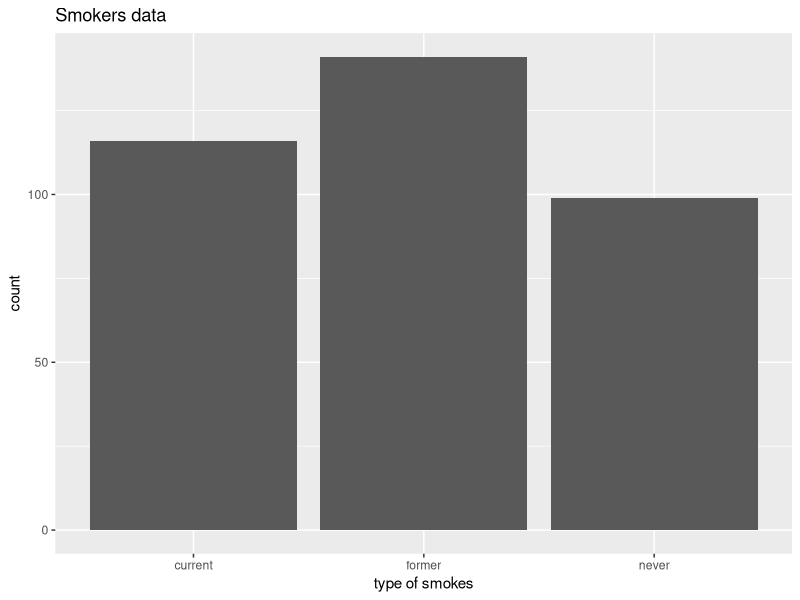
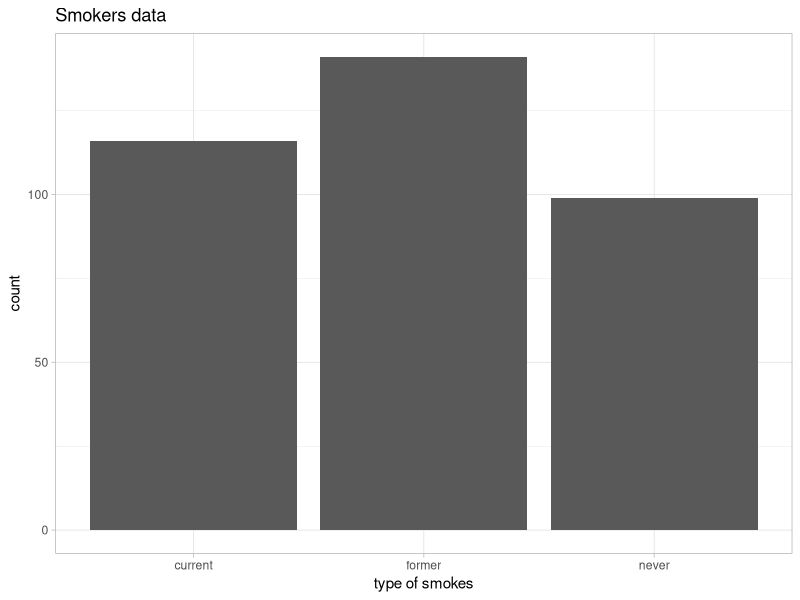
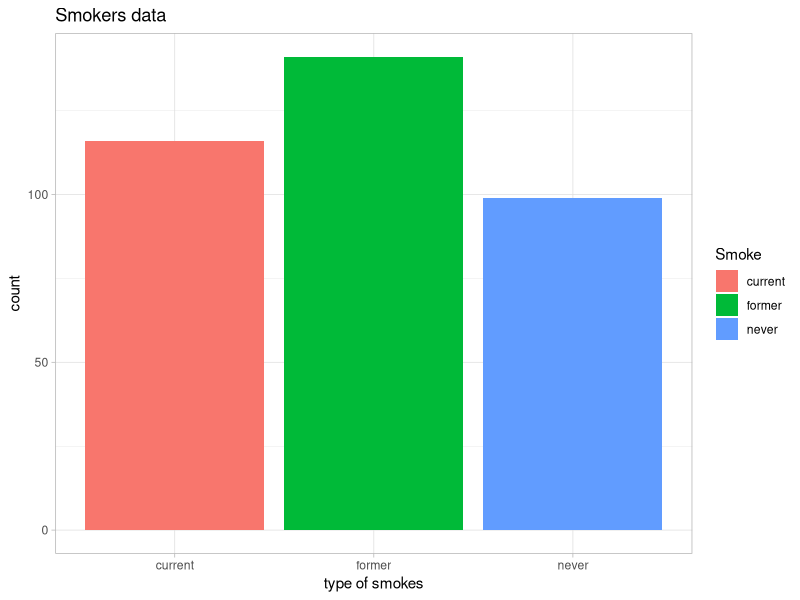

The R script that drew these images, in order:
library(tidyverse)

# load data
data <- read_csv("data/smoker.csv")

data

# barplot for the smoke variable

ggplot(data, aes(x = Smoke)) +
  geom_bar()+
  xlab("type of smokes") +
  ylab("count") +
  ggtitle("Smokers data") 

# change theme
ggplot(data, aes(x = Smoke)) +
  geom_bar()+
  xlab("type of smokes") +
  ylab("count") +
  ggtitle("Smokers data")+
  theme_light()


# use type of smokers as the fill of the bars 
ggplot(data, aes(x = Smoke, fill= Smoke)) +
  geom_bar()+
  xlab("type of smokes") +
  ylab("count") +
  ggtitle("Smokers data")+
  theme_light()


